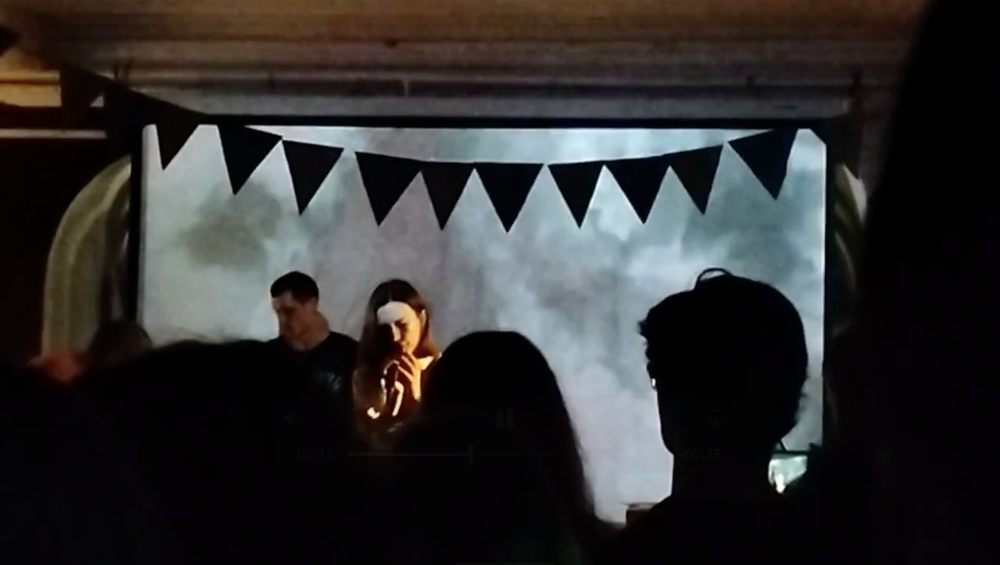
#> input picture practice_8/pic.png, 1000 x 565 px, shrunk from 1944 x 1098 before the run
$ jupyter execute ip_7-8.ipynb
#> lines starting #> are read from the running program, lines starting #| are printed output that depends on the picture
[cell 1]
import numpy as np
import cv2
from collections import Counter

[cell 2]
def haar_transform(image):
    rows, cols = image.shape
    row_transform = np.zeros_like(image, dtype=np.float32)
    for i in range(rows):
        for j in range(0, cols - 1, 2):
            row_transform[i, j // 2] = (image[i, j] + image[i, j + 1]) / 2
            row_transform[i, (j // 2) + cols // 2] = (image[i, j] - image[i, j + 1]) / 2
    result = np.zeros_like(row_transform, dtype=np.float32)
    for j in range(cols):
        for i in range(0, rows - 1, 2):
            result[i // 2, j] = (row_transform[i, j] + row_transform[i + 1, j]) / 2
            result[(i // 2) + rows // 2, j] = (row_transform[i, j] - row_transform[i + 1, j]) / 2
    LL = result[:rows // 2, :cols // 2]
    LH = result[:rows // 2, cols // 2:]
    HL = result[rows // 2:, :cols // 2]
    HH = result[rows // 2:, cols // 2:]

    return LL, LH, HL, HH

[cell 3]
def quantize(coeffs, n_quants):
    min_val = np.min(coeffs)
    max_val = np.max(coeffs)
    step = (max_val - min_val) / n_quants
    quantized = np.round((coeffs - min_val) / step).astype(int)
    return quantized, min_val, step

[cell 4]
def run_length_encode(data):
    encoded = []
    for value, count in Counter(data.flatten()).items():
        encoded.append((value, count))
    return encoded

[cell 5]
img_path = 'pic.png'
img = cv2.imread(img_path, cv2.IMREAD_GRAYSCALE)
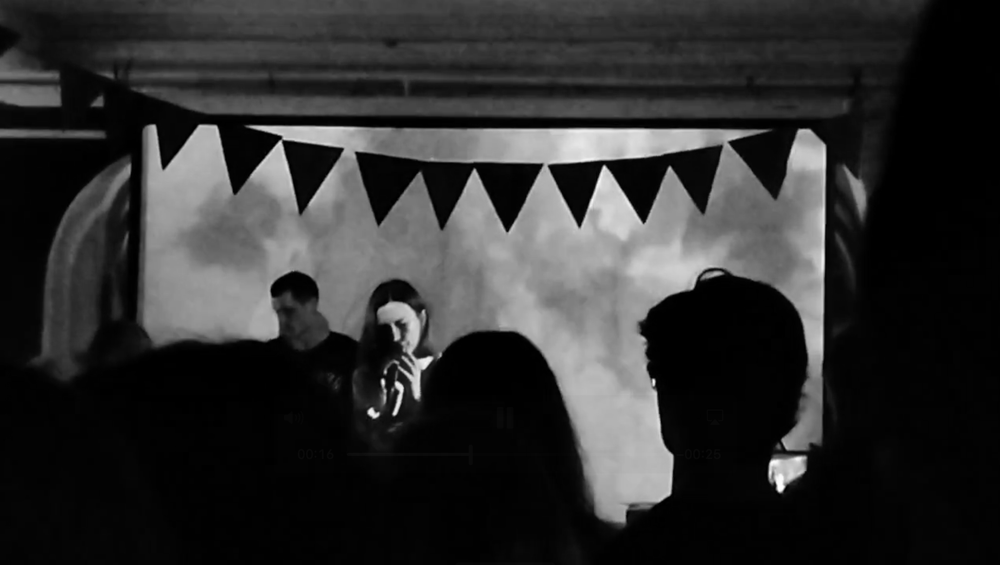
#> img: shape (565, 1000); min 0, max 254, mean 46.6

img = img.astype(np.float32)
np.savetxt('image.txt', img, fmt='%d')

[cell 6]
LL, LH, HL, HH = haar_transform(img)
#> after the loop in haar_transform, `for i in range(rows):`:
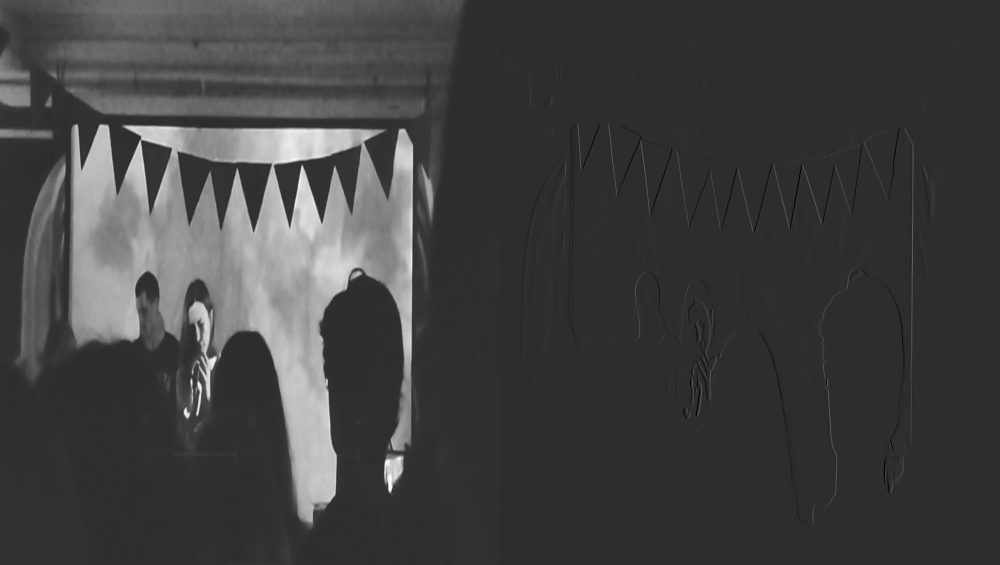
#> row_transform: shape (565, 1000) float32; min -55.5, max 253.5, mean 23.3; drawn with min black and max white
#> after the loop in haar_transform, `for j in range(cols):`:
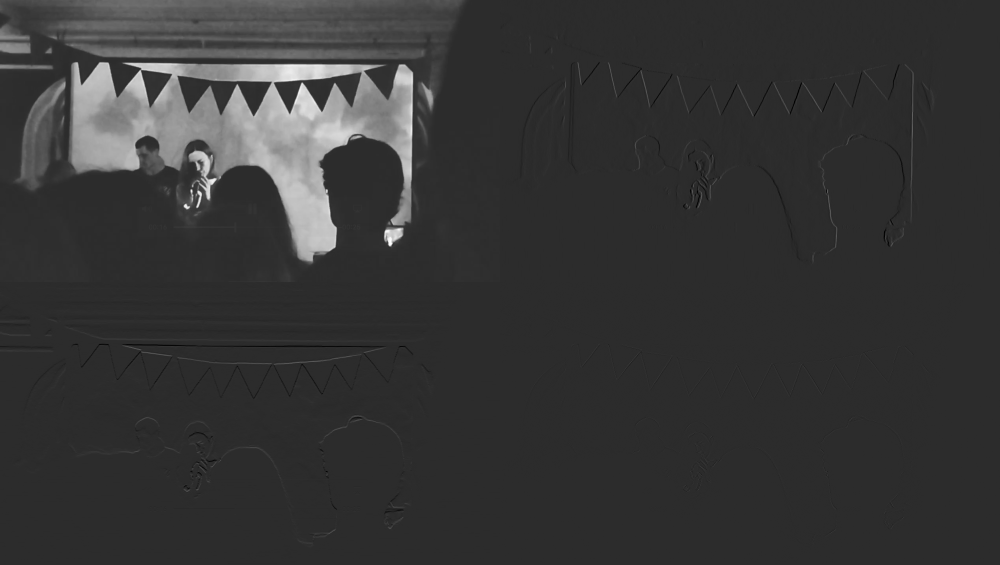
#> result: shape (565, 1000) float32; min -53, max 253.2, mean 11.7; drawn with min black and max white
#> in haar_transform, `LH = result[:rows // 2, cols // 2:]`:
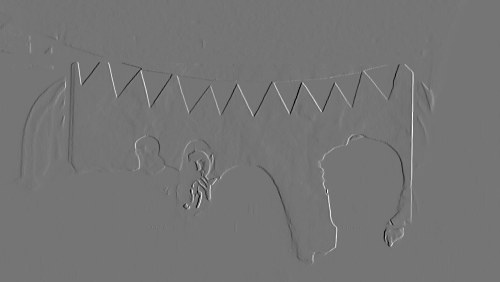
#> LH: shape (282, 500) float32; min -53, max 62.5, mean 0; drawn with min black and max white
#> in haar_transform, `HL = result[rows // 2:, :cols // 2]`:
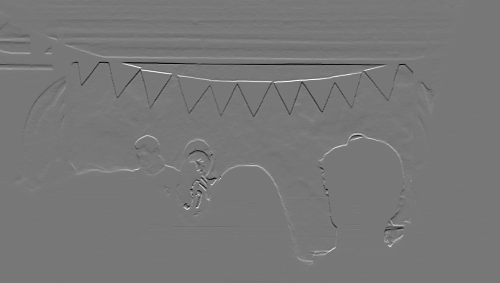
#> HL: shape (283, 500) float32; min -46.75, max 52.75, mean 0; drawn with min black and max white
#> in haar_transform, `HH = result[rows // 2:, cols // 2:]`:
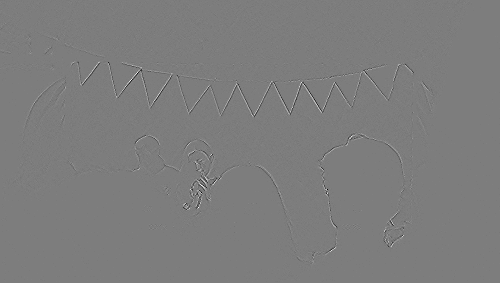
#> HH: shape (283, 500) float32; min -13.25, max 13.75, mean 0.000353; drawn with min black and max white
n_quants = 4

LH_q, LH_min, LH_step = quantize(LH, n_quants)
#> in quantize, `min_val = np.min(coeffs)`: min_val = -53
#> in quantize, `max_val = np.max(coeffs)`: max_val = 62.5
#> in quantize, `step = (max_val - min_val) / n_quants`: step = 28.88
#> in quantize, `quantized = np.round((coeffs - min_val) / step).astype(int)`:
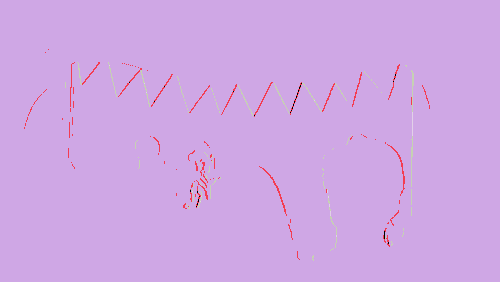
#> quantized: shape (282, 500) int64; 5 distinct labels, from 0 to 4; one colour per label, 0 black
#> LH_min = -53; LH_step = 28.88
HL_q, HL_min, HL_step = quantize(HL, n_quants)
#> call 2 of quantize, with n_quants = 4
#> in quantize (call 2), `min_val = np.min(coeffs)`: min_val = -46.75
#> in quantize (call 2), `max_val = np.max(coeffs)`: max_val = 52.75
#> in quantize (call 2), `step = (max_val - min_val) / n_quants`: step = 24.88
#> in quantize (call 2), `quantized = np.round((coeffs - min_val) / step).astype(int)`:
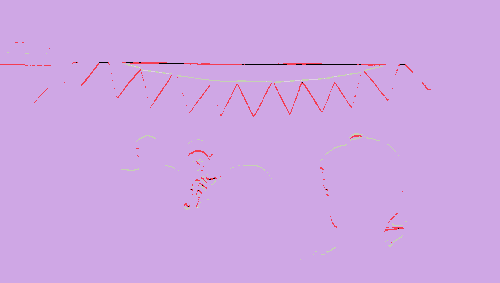
#> quantized: shape (283, 500) int64; 5 distinct labels, from 0 to 4; one colour per label, 0 black
#> HL_min = -46.75; HL_step = 24.88
HH_q, HH_min, HH_step = quantize(HH, n_quants)
#> call 3 of quantize, with n_quants = 4
#> in quantize (call 3), `min_val = np.min(coeffs)`: min_val = -13.25
#> in quantize (call 3), `max_val = np.max(coeffs)`: max_val = 13.75
#> in quantize (call 3), `step = (max_val - min_val) / n_quants`: step = 6.75
#> in quantize (call 3), `quantized = np.round((coeffs - min_val) / step).astype(int)`:
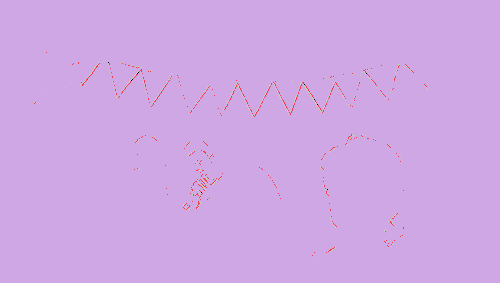
#> quantized: shape (283, 500) int64; 5 distinct labels, from 0 to 4; one colour per label, 0 black
#> HH_min = -13.25; HH_step = 6.75
LH_rle = run_length_encode(LH_q)
#> the loop in run_length_encode, `for value, count in Counter(data.flatten()).items():` made 5 passes
#> (value, count) on passes 1 to 5: (2, 139053), (1, 1163), (3, 688), (4, 46), (0, 50)
#> after the loop in run_length_encode, `for value, count in Counter(data.flatten()).items():`: encoded = [(2, 139053), (1, 1163), (3, 688), (4, 46), (0, 50)]
#> LH_rle has the same summary as encoded in run_length_encode
HL_rle = run_length_encode(HL_q)
#> the loop in run_length_encode (call 2), `for value, count in Counter(data.flatten()).items():` made 5 passes
#> (value, count) on passes 1 to 5: (2, 139639), (1, 1071), (3, 579), (0, 163), (4, 48)
#> HL_rle = [(2, 139639), (1, 1071), (3, 579), (0, 163), (4, 48)]
HH_rle = run_length_encode(HH_q)
#> HH_rle = [(2, 140330), (1, 668), (3, 479), (0, 11), (4, 12)]

[cell 7]
with open('wavelet_data.txt', 'w') as f:
    np.savetxt(f, LL, fmt='%d')
    f.write('\n')
    for value, count in LH_rle:
        f.write(f"{value} {count}\n")
#> this loop made 5 passes
    f.write('\n')
    for value, count in HL_rle:
        f.write(f"{value} {count}\n")
#> this loop made 5 passes
    f.write('\n')
    for value, count in HH_rle:
        f.write(f"{value} {count}\n")
#> this loop made 5 passes

original_size = img.nbytes
#> original_size = 2260000
compressed_size = 0
with open('wavelet_data.txt', 'r') as f:
    compressed_size = len(f.read().encode('utf-8'))

print(f"Размер исходного изображения: {original_size} байт")
#| Размер исходного изображения: 2260000 байт
print(f"Размер сжатого изображения: {compressed_size} байт")
print(f"Степень сжатия: {original_size / compressed_size:.2f}")
#| Степень сжатия: 5.90
